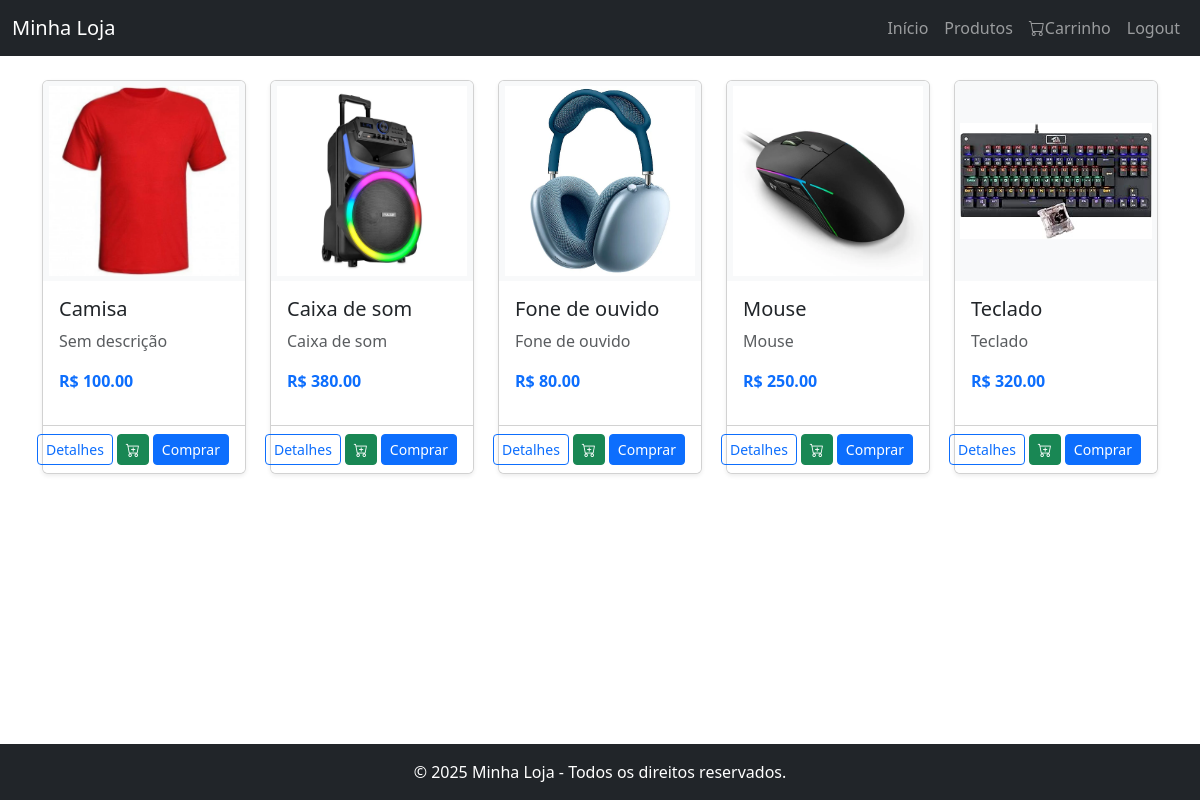
/produto/ (signed in), run on the app's committed database.
### produto/models.py (models this page shows, shortened)
class Produto(models.Model):
    codigo = models.IntegerField(primary_key=True)
    nome = models.CharField(max_length=100)
    descricao = models.TextField()
    preco = models.DecimalField(max_digits=10, decimal_places=2)
    estoque = models.IntegerField()
    imagem = models.ImageField(upload_to='produtos/', null=True, blank=True)
    data_criacao = models.DateTimeField(auto_now_add=True)
    data_atualizacao = models.DateTimeField(auto_now=True)

### produto/views.py (the view)
# urls.py: path("", views.home, name="home_produto"),
def home(request):
    produtos = Produto.objects.all()
    return render(request, "home_produto.html", {"produtos": produtos})

### produto/templates/home_produto.html (shortened to what this page needs)
{% extends "base.html" %}
{% load static %}
{% block content %}
<div class="row row-cols-1 row-cols-sm-2 row-cols-md-4 row-cols-lg-5 g-4">
  {% for produto in produtos %}
    <div class="col">
      <div class="card h-100 shadow-sm">
        {% if produto.imagem %}
          <img src="{{ produto.imagem.url }}" class="card-img-top" alt="{{ produto.nome }}">
        {% else %}
          <img src="{% static 'img/produto_default.png' %}" class="card-img-top" alt="Imagem indisponível">
        {% endif %}
        <div class="card-body">
          <h5 class="card-title">{{ produto.nome }}</h5>
          <p class="card-text text-muted">{{ produto.descricao|truncatewords:10 }}</p>
          <p class="fw-bold text-primary">R$ {{ produto.preco }}</p>
        </div>
        <div class="card-footer bg-white d-flex gap-1 justify-content-end">
          <a href="{% url 'detalhe_produto' produto.codigo %}" class="btn btn-outline-primary btn-sm">Detalhes</a>
          <a href="{% url 'adicionar_carrinho' produto.codigo %}" class="btn btn-success btn-sm">
            <i class="bi bi-cart-plus"></i>
          </a>
          <a href="#" class="btn btn-primary btn-sm">Comprar</a>
        </div>
      </div>
    </div>
  {% empty %}
    <p class="text-center">Nenhum produto disponível no momento.</p>
  {% endfor %}
</div>
{% endblock %}

### templates/base.html (shortened to what this page needs)
{% load static %}
<!DOCTYPE html>
<html lang="pt-br">
<head>
  <link href="https://cdn.jsdelivr.net/npm/bootstrap@5.3.3/dist/css/bootstrap.min.css" rel="stylesheet">
  <link rel="stylesheet" href="https://cdn.jsdelivr.net/npm/bootstrap-icons@1.11.3/font/bootstrap-icons.css">
  <link rel="stylesheet" href="{% static 'css/style.css' %}">
</head>
<body class="d-flex flex-column min-vh-100">
  <nav class="navbar navbar-expand-lg navbar-dark bg-dark">
    <div class="container-fluid">
      <a class="navbar-brand" href="#">Minha Loja</a>
      <div class="collapse navbar-collapse" id="navbarNav">
        <ul class="navbar-nav ms-auto">
          <li class="nav-item"><a class="nav-link" href="{% url 'home_produto' %}">Início</a></li>
          <li class="nav-item"><a class="nav-link" href="{% url 'home_produto' %}">Produtos</a></li>
          <li class="nav-item"><a class="nav-link" href="{% url 'ver_carrinho' %}"><i class="bi bi-cart"></i>Carrinho</a></li>
          <li class="nav-item"><a class="nav-link" href="{% url 'logout' %}"></i>Logout</a></li>
        </ul>
      </div>
    </div>
  </nav>
  <main class="container my-4">
    {% block content %}
    {% endblock %}
  </main>
  <footer class="bg-dark text-white text-center py-3 mt-auto">
    <div class="container">
      <p class="mb-0">&copy; {{ year|default:2025 }} Minha Loja - Todos os direitos reservados.</p>
    </div>
  </footer>
</body>
</html>

### templates/static/css/style.css (style rules this page uses)
.card-img-top { width: 100%; height: 200px; object-fit: contain; background: #f8f9fa; padding: 5px; }

### data on the page
Produto: imagem (picture), nome "Camisa", descricao "Sem descrição", preco "100.00"
Produto: imagem (picture), nome "Caixa de som", descricao "Caixa de som", preco "380.00"
Produto: imagem (picture), nome "Fone de ouvido", descricao "Fone de ouvido", preco "80.00"
Produto: imagem (picture), nome "Mouse", descricao "Mouse", preco "250.00"
Produto: imagem (picture), nome "Teclado", descricao "Teclado", preco "320.00"

### other printed values
{{ year|default:2025 }} "2025"
